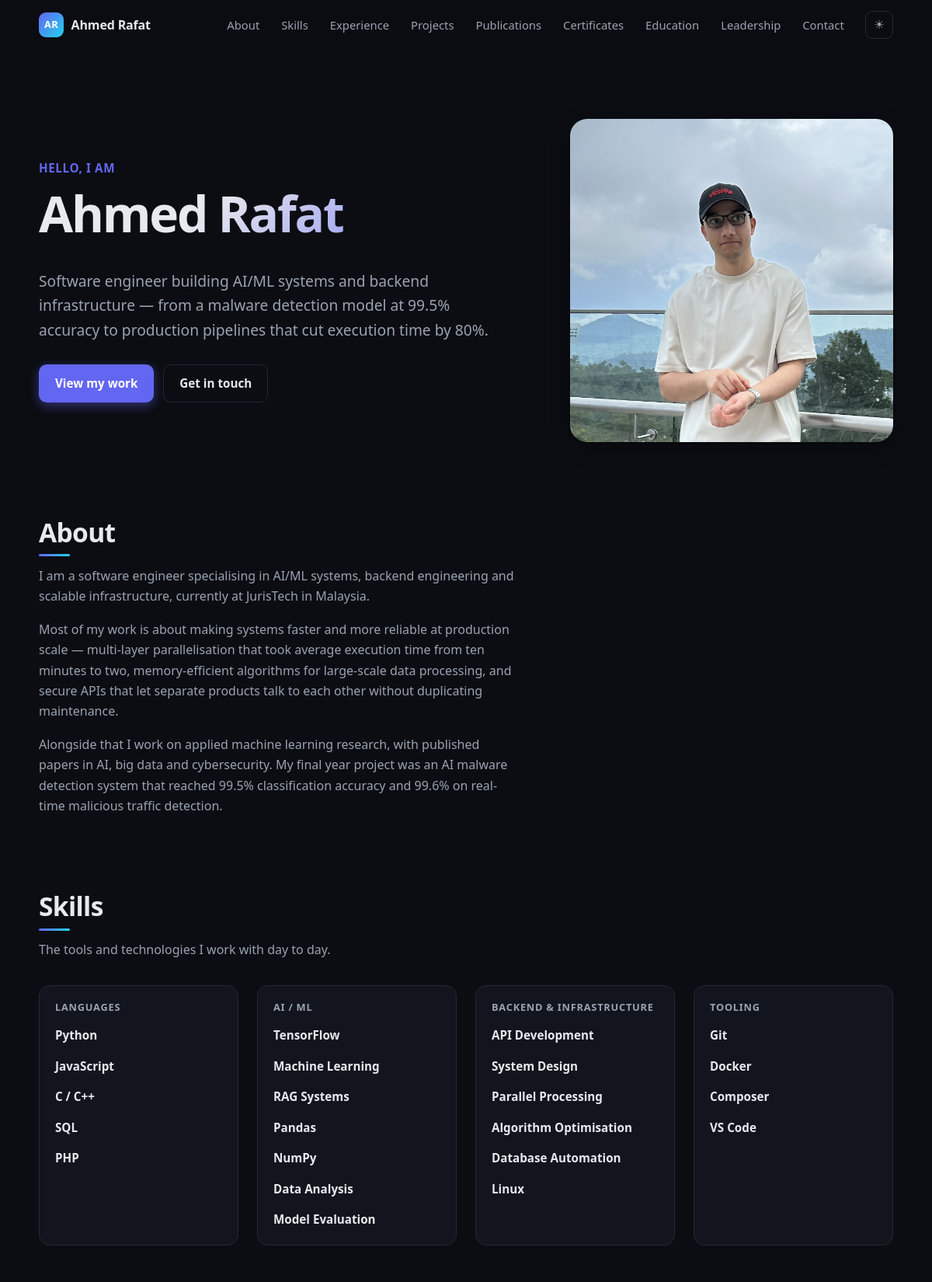
The page / (upper part) on the database its author committed.
### tables this page shows
CREATE TABLE sections (
    key     TEXT PRIMARY KEY,                 -- matches partials/<key>.php
    title   TEXT NOT NULL DEFAULT '',         -- nav label
    enabled INTEGER NOT NULL DEFAULT 1,
    sort    INTEGER NOT NULL DEFAULT 0
);

CREATE TABLE settings (
    key     TEXT PRIMARY KEY,
    value   TEXT NOT NULL DEFAULT '',
    type    TEXT NOT NULL DEFAULT 'text',   -- text|textarea|color|image|url|email|bool|select
    label   TEXT NOT NULL,
    section TEXT NOT NULL,
    sort    INTEGER NOT NULL DEFAULT 0
);

CREATE TABLE skills (
    id       INTEGER PRIMARY KEY,
    name     TEXT NOT NULL DEFAULT 'New skill',
    category TEXT NOT NULL DEFAULT 'Other',
    level    INTEGER NOT NULL DEFAULT 0,      -- 0-100, 0 hides the bar
    icon     TEXT NOT NULL DEFAULT '',
    sort     INTEGER NOT NULL DEFAULT 0,
    visible  INTEGER NOT NULL DEFAULT 1
);

### lib/db.php (called while the page is built, shortened)
<?php
function db(): PDO
{
    static $pdo = null;
    if ($pdo instanceof PDO) {
        return $pdo;
    }
    $pdo = new PDO('sqlite:' . DB_PATH, null, null, [
        PDO::ATTR_ERRMODE            => PDO::ERRMODE_EXCEPTION,
        PDO::ATTR_DEFAULT_FETCH_MODE => PDO::FETCH_ASSOC,
        PDO::ATTR_EMULATE_PREPARES   => false,
    ]);
    $pdo->exec('PRAGMA journal_mode = WAL');
    $pdo->exec('PRAGMA foreign_keys = ON');
    $pdo->exec('PRAGMA busy_timeout = 5000');
    return $pdo;
}

### lib/content.php (called while the page is built, shortened)
<?php
function settings_all(bool $reload = false): array
{
    static $cache = null;
    if ($cache !== null) {
        return $cache;
    }
    $cache = [];
    $sql = 'SELECT key, value, type, label, section, sort FROM settings ORDER BY section, sort, key';
    foreach (db()->query($sql) as $row) {
        $cache[$row['key']] = $row;
    }
    return $cache;
}
function setting(string $key, string $default = ''): string
{
    $all = settings_all();
    return isset($all[$key]) ? (string) $all[$key]['value'] : $default;
}
function is_collection(string $table): bool
{
    return in_array($table, COLLECTION_TABLES, true);
}
function rows(string $table, bool $only_visible = true): array
{
    $sql = "SELECT * FROM {$table}"
         . ($only_visible ? ' WHERE visible = 1' : '')
         . ' ORDER BY sort ASC, id ASC';
    return db()->query($sql)->fetchAll();
}
function sections_enabled(): array
{
    return db()->query('SELECT * FROM sections WHERE enabled = 1 ORDER BY sort ASC, key ASC')->fetchAll();
}
function skills_by_category(): array
{
    $grouped = [];
    foreach (rows('skills') as $skill) {
        $grouped[$skill['category'] ?: 'Other'][] = $skill;
    }
    return $grouped;
}

### index.php (the view, shortened to what this page needs)
<?php
$mode     = setting('theme.default_mode', 'dark') === 'light' ? 'light' : 'dark';
$sections = sections_enabled();
$name     = setting('site.title', 'Portfolio');
?>
<!doctype html>
<html lang="en" data-theme="<?= e($mode) ?>">
<head>
<link rel="stylesheet" href="<?= asset('assets/css/site.css') ?>">
</head>
<body>
<header class="site-header" id="top">
  <div class="wrap header-inner">
    <a class="brand" href="#top">
      <span class="brand-mark" aria-hidden="true"><?= e(initials($name)) ?></span>
      <span<?= edit('setting:site.title') ?>><?= e($name) ?></span>
    </a>
    <nav class="site-nav" aria-label="Sections">
      <?php foreach ($sections as $section): ?>
        <?php if ($section['key'] === 'hero') { continue; } ?>
        <a href="#<?= e($section['key']) ?>"><?= e($section['title']) ?></a>
      <?php endforeach; ?>
    </nav>
    <div class="header-actions">
      <button class="icon-btn" id="theme-toggle" type="button"
              aria-label="Toggle colour scheme" title="Toggle colour scheme">
        <span class="icon-sun" aria-hidden="true">☀</span>
      </button>
    </div>
  </div>
</header>
<main id="main">
<?php
foreach ($sections as $section) {
    $partial = ROOT_DIR . '/partials/' . basename((string) $section['key']) . '.php';
    if (is_file($partial)) {
        include $partial;
    }
}
?>
</main>
</body>
</html>

### partials/hero.php (shortened to what this page needs)
<?php
$hero_image = setting('hero.image');
$name       = setting('site.title', 'Portfolio');
?>
<section id="hero" class="section hero">
  <div class="wrap hero-inner">
    <div class="hero-copy">
      <p class="eyebrow"<?= edit('setting:hero.eyebrow') ?>><?= e(setting('hero.eyebrow')) ?></p>
      <h1 class="hero-title"<?= edit('setting:hero.title') ?>><?= e(setting('hero.title')) ?></h1>
      <p class="lead"<?= edit('setting:hero.subtitle') ?>><?= e(setting('hero.subtitle')) ?></p>
      <div class="hero-actions">
        <?php if (setting('hero.cta_label') !== ''): ?>
          <a class="btn btn-primary" href="<?= e(setting('hero.cta_url', '#')) ?>"<?= edit('setting:hero.cta_label') ?>>
            <?= e(setting('hero.cta_label')) ?>
          </a>
        <?php endif; ?>
        <?php if (setting('hero.cta2_label') !== ''): ?>
          <a class="btn btn-ghost" href="<?= e(setting('hero.cta2_url', '#')) ?>"<?= edit('setting:hero.cta2_label') ?>>
            <?= e(setting('hero.cta2_label')) ?>
          </a>
        <?php endif; ?>
      </div>
    </div>
    <div class="hero-media" data-image-slot="setting:hero.image">
      <?php if ($hero_image !== ''): ?>
        <img src="<?= e($hero_image) ?>" alt="<?= e($name) ?>" width="420" height="420" loading="eager">
      <?php else: ?>
        <div class="avatar-placeholder" aria-hidden="true"><?= e(initials($name)) ?></div>
      <?php endif; ?>
    </div>
  </div>
</section>

### partials/about.php (shortened to what this page needs)
<?php
$about_image = setting('about.image');
?>
<section id="about" class="section">
  <div class="wrap">
    <h2 class="section-title"<?= edit('setting:about.heading') ?>><?= e(setting('about.heading')) ?></h2>
    <div class="about-grid<?= $about_image === '' ? ' about-grid-single' : '' ?>">
      <div class="prose"<?= edit('setting:about.body') ?>>
        <?= paragraphs(setting('about.body')) ?>
      </div>
    </div>
  </div>
</section>

### lib/render.php (shortened to what this page needs)
<?php
function e(?string $value): string
{
    return htmlspecialchars((string) $value, ENT_QUOTES | ENT_SUBSTITUTE, 'UTF-8');
}
function edit(string $target): string
{
    return ' data-edit="' . e($target) . '"';
}
function row_attr(string $table, int $id): string
{
    return ' data-row="' . e($table . ':' . $id) . '"';
}
function collection_attr(string $table): string
{
    return ' data-collection="' . e($table) . '"';
}
function asset(string $relative): string
{
    $path = ROOT_DIR . '/' . ltrim($relative, '/');
    $version = is_file($path) ? (string) filemtime($path) : '0';
    return e($relative) . '?v=' . $version;
}
function css_value(string $value): string
{
    return trim(preg_replace('/[^A-Za-z0-9#%,\.\s\-\(\)\'"]/', '', $value) ?? '');
}
function theme_css(): string
{
    $skip = ['default_mode'];
    $declarations = [];
    foreach (settings_all() as $key => $row) {
        if (strncmp($key, 'theme.', 6) !== 0) {
            continue;
        }
        $name = substr($key, 6);
        if (in_array($name, $skip, true)) {
            continue;
        }
        $value = css_value((string) $row['value']);
        $declarations[] = '--' . str_replace('_', '-', $name) . ':' . $value;
    }
    return $declarations ? ':root{' . implode(';', $declarations) . '}' : '';
}
function paragraphs(?string $text): string
{
    $blocks = preg_split('/\R{2,}/', trim((string) $text)) ?: [];
    $html = '';
    foreach ($blocks as $block) {
        $html .= '<p>' . nl2br(e(trim($block))) . '</p>';
    }
    return $html;
}
function initials(string $name): string
{
    $parts = preg_split('/\s+/', trim($name)) ?: [];
    $out = '';
    foreach (array_slice($parts, 0, 2) as $part) {
        $out .= mb_strtoupper(mb_substr($part, 0, 1));
    }
    return $out !== '' ? $out : '?';
}

### partials/skills.php (shortened to what this page needs)
<?php
$grouped = skills_by_category();
?>
<section id="skills" class="section">
  <div class="wrap">
    <h2 class="section-title"<?= edit('setting:skills.heading') ?>><?= e(setting('skills.heading')) ?></h2>
    <?php if (setting('skills.intro') !== ''): ?>
      <p class="section-intro"<?= edit('setting:skills.intro') ?>><?= e(setting('skills.intro')) ?></p>
    <?php endif; ?>
    <div class="skills-groups"<?= collection_attr('skills') ?>>
      <?php foreach ($grouped as $category => $skills): ?>
        <div class="skills-group">
          <h3 class="skills-category"><?= e((string) $category) ?></h3>
          <ul class="skills-list">
            <?php foreach ($skills as $skill): ?>
              <li class="skill"<?= row_attr('skills', (int) $skill['id']) ?>>
                <div class="skill-head">
                  <span class="skill-name"<?= edit('row:skills:' . (int) $skill['id'] . ':name') ?>><?= e($skill['name']) ?></span>
                </div>
              </li>
            <?php endforeach; ?>
          </ul>
        </div>
      <?php endforeach; ?>
    </div>
  </div>
</section>

### rows shown on the page
sections: title "About"
sections: title "Skills", category "LANGUAGES", category "AI / ML", category "BACKEND & INFRASTRUCTURE", category "TOOLING"
sections: title "Experience"
sections: title "Projects"
sections: title "Publications"
sections: title "Certificates"
sections: title "Education"
sections: title "Leadership"
sections: title "Contact"
sections: settings.value (picture)
settings: value "HELLO, I AM"
settings: value "Software engineer building AI/ML systems and backend infrastructure — from a malware detection model at 99.5% accuracy to production pipelines that cut execution time by 80%."
settings: value "View my work"
settings: value "Get in touch"
settings: value "About"
settings: value "I am a software engineer specialising in AI/ML systems, backend engineering and scalable infrastructure, currently at JurisTech in Malaysia.", value "Most of my work is about making systems faster and more reliable at production scale — multi-layer parallelisation that took average execution time from ten minutes to two, memory-efficient algorithms for large-scale data processing, and secure APIs that let separate products talk to each other without duplicating maintenance.", value "Alongside that I work on applied machine learning research, with published papers in AI, big data and cybersecurity. My final year project was an AI malware detection system that reached 99.5% classification accuracy and 99.6% on real-time malicious traffic detection."
settings: value "Skills"
settings: value "The tools and technologies I work with day to day."
skills: name "Python"
skills: name "JavaScript"
skills: name "C / C++"
skills: name "SQL"
skills: name "PHP"
skills: name "TensorFlow"
skills: name "Machine Learning"
skills: name "RAG Systems"
skills: name "Pandas"
skills: name "NumPy"
skills: name "Data Analysis"
skills: name "Model Evaluation"
skills: name "API Development"
skills: name "System Design"
skills: name "Parallel Processing"
skills: name "Algorithm Optimisation"
skills: name "Database Automation"
skills: name "Linux"
skills: name "Git"
skills: name "Docker"
skills: name "Composer"
skills: name "VS Code"

### other values the page prints
initials($name) "AR"
$name "Ahmed Rafat"
